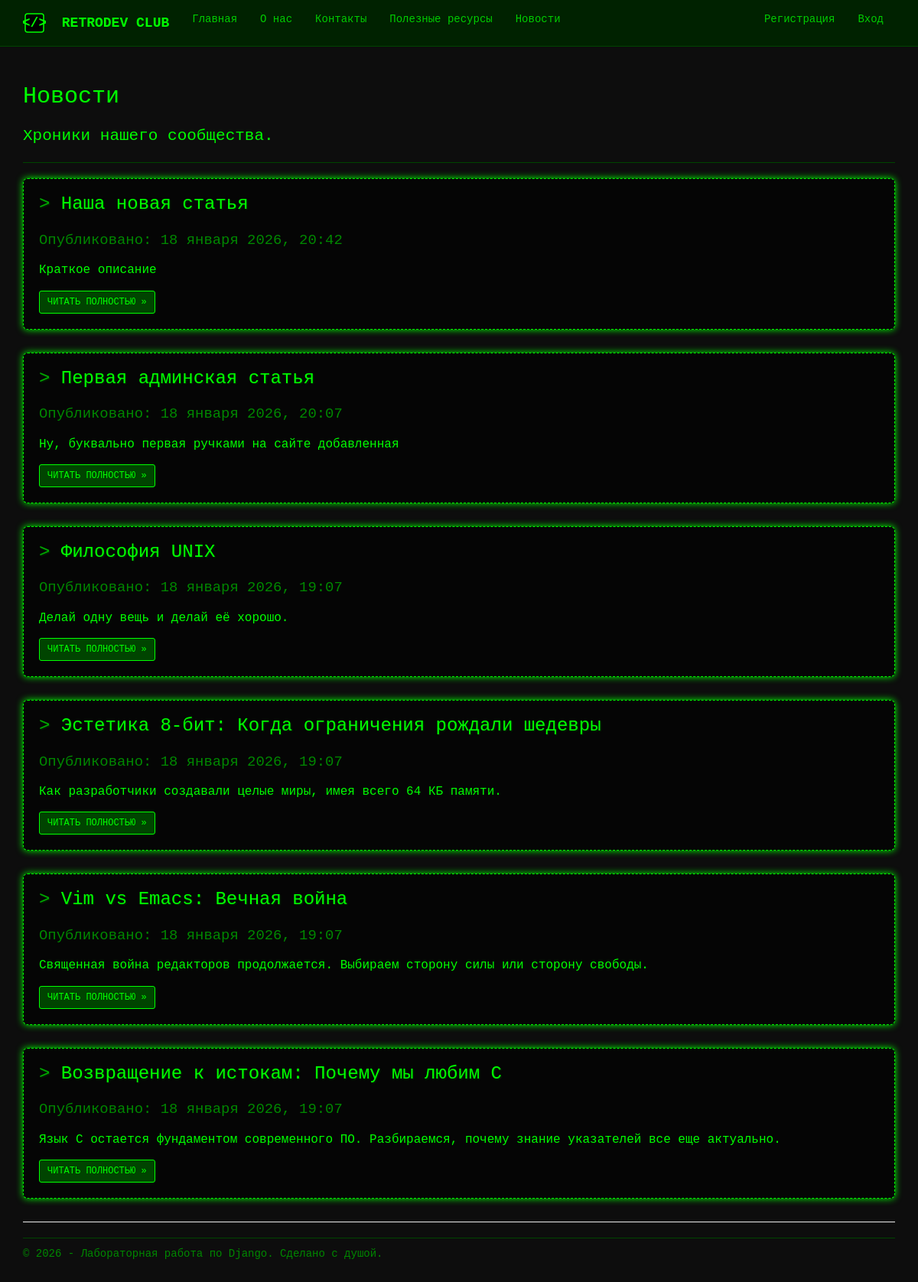
Page /news/ on the committed database.
### app/models.py (models this page shows, shortened)
class News(models.Model):
    title = models.CharField(max_length=100, unique_for_date="posted", verbose_name="Заголовок")
    description = models.TextField(verbose_name="Краткое содержание")
    content = models.TextField(verbose_name="Полное содержание")
    posted = models.DateTimeField(default=datetime.now, db_index=True, verbose_name="Опубликована")
    image = models.FileField(default='temp.jpg', verbose_name="Путь к картинке")
    class Meta:
        db_table = "Posts"
        ordering = ["-posted"]
        verbose_name = "новость"
        verbose_name_plural = "новости"

### app/views.py (the view)
# urls.py: path('news/', views.news, name='news'),
def news(request):
    assert isinstance(request, HttpRequest)
    posts = News.objects.order_by('-posted')
    return render(
        request,
        'app/news.html',
        {
            'title': 'Новости',
            'posts': posts,
            'year': datetime.now().year,
        }
    )

### app/templates/app/news.html
﻿{% extends "app/layout.html" %}
{% block content %}
<h2>{{ title }}</h2>
<p class="lead">Хроники нашего сообщества.</p>
<hr style="border-color: #004400;" />
<div class="blog-posts">
    {% for post in posts %}
    <div class="jumbotron" style="padding: 20px; border: 1px dashed #00ff00; background-color: #050505;">
        <h3 style="margin-top: 0;">
            <span style="color: #00aa00;">></span> {{ post.title }}
        </h3>
        <p style="font-size: 0.9em; color: #008800;">
            Опубликовано: {{ post.posted|date:"d E Y, H:i" }}
        </p>
        <p class="post-description" style="margin: 15px 0;">
            {{ post.description }}
        </p>
        <a href="{% url 'newspost' parametr=post.id %}" class="btn btn-primary btn-sm">
            ЧИТАТЬ ПОЛНОСТЬЮ &raquo;
        </a>
    </div>
    {% endfor %}
</div>
{% endblock %}

### app/static/app/content/site.css (style rules this page uses)
body { padding-top: 70px; padding-bottom: 20px; background-color: #0d0d0d; color: #00ff00; font-family: 'Courier New', Courier, monospace; }
a { color: #44ff44; text-decoration: none; transition: all 0.3s ease; }
h1, h2, h3, h4, h5, h6 { color: #00ff00; text-shadow: 1px 1px 2px #003300; font-family: 'Courier New', monospace; margin-bottom: 20px; }
.jumbotron { background-color: #001100; border: 1px solid #00ff00; color: #00ff00; box-shadow: 0 0 10px #00ff00; }
.jumbotron p { font-size: 16px; }
.btn-primary { background-color: #004400; border-color: #00ff00; color: #00ff00; font-family: 'Courier New', monospace; }

### rows in the picture
News: title "Наша новая статья", posted "18 января 2026, 20:42", description "Краткое описание"
News: title "Первая админская статья", posted "18 января 2026, 20:07", description "Ну, буквально первая ручками на сайте добавленная"
News: title "Философия UNIX", posted "18 января 2026, 19:07", description "Делай одну вещь и делай её хорошо."
News: title "Эстетика 8-бит: Когда ограничения рождали шедевры", posted "18 января 2026, 19:07", description "Как разработчики создавали целые миры, имея всего 64 КБ памяти."
News: title "Vim vs Emacs: Вечная война", posted "18 января 2026, 19:07", description "Священная война редакторов продолжается. Выбираем сторону силы или сторону свободы."
News: title "Возвращение к истокам: Почему мы любим C", posted "18 января 2026, 19:07", description "Язык C остается фундаментом современного ПО. Разбираемся, почему знание указателей все еще актуально."

### other values in the picture
{{ title }} "Новости"
